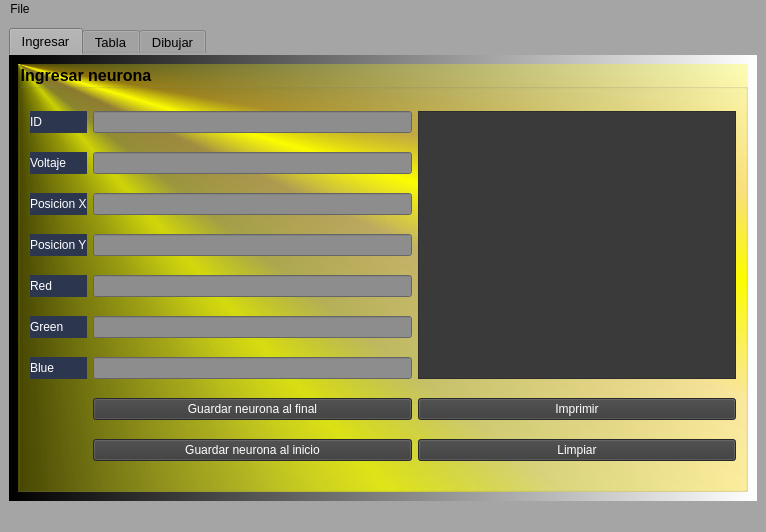
<?xml version="1.0" encoding="UTF-8"?>
<ui version="4.0">
 <class>MainWindow</class>
 <widget class="QMainWindow" name="MainWindow">
  <property name="geometry">
   <rect>
    <x>0</x>
    <y>0</y>
    <width>766</width>
    <height>532</height>
   </rect>
  </property>
  <property name="windowTitle">
   <string>MainWindow</string>
  </property>
  <property name="styleSheet">
   <string notr="true">background-color: rgb(165, 165, 165);
gridline-color: rgb(0, 0, 0);
border-bottom-color: rgb(0, 0, 0);
alternate-background-color: rgb(0, 0, 0);
color: rgb(0, 0, 0);</string>
  </property>
  <property name="toolButtonStyle">
   <enum>Qt::ToolButtonIconOnly</enum>
  </property>
  <widget class="QWidget" name="centralwidget">
   <property name="styleSheet">
    <string notr="true">border-bottom-color: rgb(0, 0, 0);</string>
   </property>
   <layout class="QGridLayout" name="gridLayout">
    <item row="0" column="0">
     <widget class="QTabWidget" name="table_widget">
      <property name="font">
       <font>
        <pointsize>10</pointsize>
       </font>
      </property>
      <property name="toolTip">
       <string>&lt;html&gt;&lt;head/&gt;&lt;body&gt;&lt;p&gt;Ingresar&lt;/p&gt;&lt;/body&gt;&lt;/html&gt;</string>
      </property>
      <property name="styleSheet">
       <string notr="true">color: rgb(0, 0, 0);
gridline-color: rgb(0, 0, 0);
border-color: rgb(0, 0, 0);
alternate-background-color: rgb(0, 0, 0);
border-bottom-color: rgb(0, 0, 0);</string>
      </property>
      <property name="currentIndex">
       <number>0</number>
      </property>
      <widget class="QWidget" name="Ingresar">
       <property name="enabled">
        <bool>true</bool>
       </property>
       <property name="tabletTracking">
        <bool>false</bool>
       </property>
       <property name="acceptDrops">
        <bool>false</bool>
       </property>
       <property name="whatsThis">
        <string>&lt;html&gt;&lt;head/&gt;&lt;body&gt;&lt;p&gt;Ingresar&lt;/p&gt;&lt;/body&gt;&lt;/html&gt;</string>
       </property>
       <property name="accessibleName">
        <string/>
       </property>
       <property name="accessibleDescription">
        <string/>
       </property>
       <property name="autoFillBackground">
        <bool>false</bool>
       </property>
       <property name="styleSheet">
        <string notr="true">background-color: qlineargradient(spread:pad, x1:0, y1:0, x2:1, y2:0, stop:0 rgba(0, 0, 0, 255), stop:1 rgba(255, 255, 255, 255));
gridline-color: rgb(0, 0, 0);
border-bottom-color: rgb(0, 0, 0);</string>
       </property>
       <attribute name="title">
        <string>Ingresar</string>
       </attribute>
       <layout class="QGridLayout" name="gridLayout_3">
        <item row="0" column="0">
         <widget class="QGroupBox" name="groupBox_Neurona_agregar">
          <property name="font">
           <font>
            <pointsize>12</pointsize>
            <bold>true</bold>
           </font>
          </property>
          <property name="styleSheet">
           <string notr="true">color: rgb(0, 0, 0);
background-color: qconicalgradient(cx:0, cy:0, angle:135, stop:0 rgba(255, 255, 0, 69), stop:0.375 rgba(255, 255, 0, 69), stop:0.423533 rgba(251, 255, 0, 145), stop:0.45 rgba(247, 255, 0, 208), stop:0.477581 rgba(255, 244, 71, 130), stop:0.518717 rgba(255, 218, 71, 130), stop:0.55 rgba(255, 255, 0, 255), stop:0.57754 rgba(255, 203, 0, 130), stop:0.625 rgba(255, 255, 0, 69), stop:1 rgba(255, 255, 0, 69));</string>
          </property>
          <property name="title">
           <string>Ingresar neurona</string>
          </property>
          <layout class="QGridLayout" name="gridLayout_4">
           <item row="0" column="0">
            <widget class="QLabel" name="label_ID">
             <property name="styleSheet">
              <string notr="true">color: rgb(0, 0, 0);
background-color: rgb(44, 55, 79);</string>
             </property>
             <property name="text">
              <string>&lt;html&gt;&lt;head/&gt;&lt;body&gt;&lt;p&gt;&lt;span style=&quot; color:#ffffff;&quot;&gt;ID&lt;/span&gt;&lt;/p&gt;&lt;/body&gt;&lt;/html&gt;</string>
             </property>
            </widget>
           </item>
           <item row="0" column="1">
            <widget class="QLineEdit" name="leID">
             <property name="styleSheet">
              <string notr="true">color: rgb(255, 255, 255);
border-bottom-color: rgb(0, 0, 0);
background-color: rgb(141, 141, 141);</string>
             </property>
            </widget>
           </item>
           <item row="1" column="0">
            <widget class="QLabel" name="label_Voltaje">
             <property name="styleSheet">
              <string notr="true">background-color: rgb(44, 55, 79);</string>
             </property>
             <property name="text">
              <string>&lt;html&gt;&lt;head/&gt;&lt;body&gt;&lt;p&gt;&lt;span style=&quot; color:#ffffff;&quot;&gt;Voltaje&lt;/span&gt;&lt;/p&gt;&lt;/body&gt;&lt;/html&gt;</string>
             </property>
            </widget>
           </item>
           <item row="1" column="1">
            <widget class="QLineEdit" name="levoltaje">
             <property name="styleSheet">
              <string notr="true">color: rgb(255, 255, 255);
background-color: rgb(141, 141, 141);</string>
             </property>
            </widget>
           </item>
           <item row="2" column="0">
            <widget class="QLabel" name="label_X">
             <property name="styleSheet">
              <string notr="true">background-color: rgb(44, 55, 79);</string>
             </property>
             <property name="text">
              <string>&lt;html&gt;&lt;head/&gt;&lt;body&gt;&lt;p&gt;&lt;span style=&quot; color:#ffffff;&quot;&gt;Posicion X&lt;/span&gt;&lt;/p&gt;&lt;/body&gt;&lt;/html&gt;</string>
             </property>
            </widget>
           </item>
           <item row="2" column="1">
            <widget class="QLineEdit" name="leX">
             <property name="styleSheet">
              <string notr="true">color: rgb(255, 255, 255);
background-color: rgb(141, 141, 141);</string>
             </property>
            </widget>
           </item>
           <item row="3" column="0">
            <widget class="QLabel" name="label_Y">
             <property name="styleSheet">
              <string notr="true">background-color: rgb(44, 55, 79);</string>
             </property>
             <property name="text">
              <string>&lt;html&gt;&lt;head/&gt;&lt;body&gt;&lt;p&gt;&lt;span style=&quot; color:#ffffff;&quot;&gt;Posicion Y&lt;/span&gt;&lt;/p&gt;&lt;/body&gt;&lt;/html&gt;</string>
             </property>
            </widget>
           </item>
           <item row="3" column="1">
            <widget class="QLineEdit" name="leY">
             <property name="styleSheet">
              <string notr="true">color: rgb(255, 255, 255);
background-color: rgb(141, 141, 141);</string>
             </property>
            </widget>
           </item>
           <item row="4" column="0">
            <widget class="QLabel" name="label_Red">
             <property name="styleSheet">
              <string notr="true">background-color: rgb(44, 55, 79);</string>
             </property>
             <property name="text">
              <string>&lt;html&gt;&lt;head/&gt;&lt;body&gt;&lt;p&gt;&lt;span style=&quot; color:#ffffff;&quot;&gt;Red &lt;/span&gt;&lt;/p&gt;&lt;/body&gt;&lt;/html&gt;</string>
             </property>
            </widget>
           </item>
           <item row="4" column="1">
            <widget class="QLineEdit" name="leRed">
             <property name="styleSheet">
              <string notr="true">color: rgb(255, 255, 255);
background-color: rgb(141, 141, 141);</string>
             </property>
            </widget>
           </item>
           <item row="5" column="0">
            <widget class="QLabel" name="label_Green">
             <property name="styleSheet">
              <string notr="true">background-color: rgb(44, 55, 79);</string>
             </property>
             <property name="text">
              <string>&lt;html&gt;&lt;head/&gt;&lt;body&gt;&lt;p&gt;&lt;span style=&quot; color:#ffffff;&quot;&gt;Green&lt;/span&gt;&lt;/p&gt;&lt;/body&gt;&lt;/html&gt;</string>
             </property>
            </widget>
           </item>
           <item row="5" column="1">
            <widget class="QLineEdit" name="leGreen">
             <property name="styleSheet">
              <string notr="true">color: rgb(255, 255, 255);
background-color: rgb(141, 141, 141);</string>
             </property>
            </widget>
           </item>
           <item row="6" column="0">
            <widget class="QLabel" name="label_Blue">
             <property name="styleSheet">
              <string notr="true">background-color: rgb(44, 55, 79);</string>
             </property>
             <property name="text">
              <string>&lt;html&gt;&lt;head/&gt;&lt;body&gt;&lt;p&gt;&lt;span style=&quot; color:#ffffff;&quot;&gt;Blue&lt;/span&gt;&lt;/p&gt;&lt;/body&gt;&lt;/html&gt;</string>
             </property>
            </widget>
           </item>
           <item row="6" column="1">
            <widget class="QLineEdit" name="leBlue">
             <property name="styleSheet">
              <string notr="true">color: rgb(255, 255, 255);
background-color: rgb(141, 141, 141);</string>
             </property>
            </widget>
           </item>
           <item row="7" column="1">
            <widget class="QPushButton" name="pushButton_guardar_Final">
             <property name="palette">
              <palette>
               <active>
                <colorrole role="WindowText">
                 <brush brushstyle="SolidPattern">
                  <color alpha="255">
                   <red>255</red>
                   <green>255</green>
                   <blue>255</blue>
                  </color>
                 </brush>
                </colorrole>
                <colorrole role="Button">
                 <brush brushstyle="SolidPattern">
                  <color alpha="255">
                   <red>58</red>
                   <green>58</green>
                   <blue>58</blue>
                  </color>
                 </brush>
                </colorrole>
                <colorrole role="Text">
                 <brush brushstyle="SolidPattern">
                  <color alpha="255">
                   <red>255</red>
                   <green>255</green>
                   <blue>255</blue>
                  </color>
                 </brush>
                </colorrole>
                <colorrole role="ButtonText">
                 <brush brushstyle="SolidPattern">
                  <color alpha="255">
                   <red>255</red>
                   <green>255</green>
                   <blue>255</blue>
                  </color>
                 </brush>
                </colorrole>
                <colorrole role="Base">
                 <brush brushstyle="SolidPattern">
                  <color alpha="255">
                   <red>58</red>
                   <green>58</green>
                   <blue>58</blue>
                  </color>
                 </brush>
                </colorrole>
                <colorrole role="Window">
                 <brush brushstyle="SolidPattern">
                  <color alpha="255">
                   <red>58</red>
                   <green>58</green>
                   <blue>58</blue>
                  </color>
                 </brush>
                </colorrole>
                <colorrole role="AlternateBase">
                 <brush brushstyle="SolidPattern">
                  <color alpha="255">
                   <red>0</red>
                   <green>0</green>
                   <blue>0</blue>
                  </color>
                 </brush>
                </colorrole>
                <colorrole role="PlaceholderText">
                 <brush brushstyle="SolidPattern">
                  <color alpha="128">
                   <red>255</red>
                   <green>255</green>
                   <blue>255</blue>
                  </color>
                 </brush>
                </colorrole>
               </active>
               <inactive>
                <colorrole role="WindowText">
                 <brush brushstyle="SolidPattern">
                  <color alpha="255">
                   <red>255</red>
                   <green>255</green>
                   <blue>255</blue>
                  </color>
                 </brush>
                </colorrole>
                <colorrole role="Button">
                 <brush brushstyle="SolidPattern">
                  <color alpha="255">
                   <red>58</red>
                   <green>58</green>
                   <blue>58</blue>
                  </color>
                 </brush>
                </colorrole>
                <colorrole role="Text">
                 <brush brushstyle="SolidPattern">
                  <color alpha="255">
                   <red>255</red>
                   <green>255</green>
                   <blue>255</blue>
                  </color>
                 </brush>
                </colorrole>
                <colorrole role="ButtonText">
                 <brush brushstyle="SolidPattern">
                  <color alpha="255">
                   <red>255</red>
                   <green>255</green>
                   <blue>255</blue>
                  </color>
                 </brush>
                </colorrole>
                <colorrole role="Base">
                 <brush brushstyle="SolidPattern">
                  <color alpha="255">
                   <red>58</red>
                   <green>58</green>
                   <blue>58</blue>
                  </color>
                 </brush>
                </colorrole>
                <colorrole role="Window">
                 <brush brushstyle="SolidPattern">
                  <color alpha="255">
                   <red>58</red>
                   <green>58</green>
                   <blue>58</blue>
                  </color>
                 </brush>
                </colorrole>
                <colorrole role="AlternateBase">
                 <brush brushstyle="SolidPattern">
                  <color alpha="255">
                   <red>0</red>
                   <green>0</green>
                   <blue>0</blue>
                  </color>
                 </brush>
                </colorrole>
                <colorrole role="PlaceholderText">
                 <brush brushstyle="SolidPattern">
                  <color alpha="128">
                   <red>255</red>
                   <green>255</green>
                   <blue>255</blue>
                  </color>
                 </brush>
                </colorrole>
               </inactive>
               <disabled>
                <colorrole role="WindowText">
                 <brush brushstyle="SolidPattern">
                  <color alpha="255">
                   <red>255</red>
                   <green>255</green>
                   <blue>255</blue>
                  </color>
                 </brush>
                </colorrole>
                <colorrole role="Button">
                 <brush brushstyle="SolidPattern">
                  <color alpha="255">
                   <red>58</red>
                   <green>58</green>
                   <blue>58</blue>
                  </color>
                 </brush>
                </colorrole>
                <colorrole role="Text">
                 <brush brushstyle="SolidPattern">
                  <color alpha="255">
                   <red>255</red>
                   <green>255</green>
                   <blue>255</blue>
                  </color>
                 </brush>
                </colorrole>
                <colorrole role="ButtonText">
                 <brush brushstyle="SolidPattern">
                  <color alpha="255">
                   <red>255</red>
                   <green>255</green>
                   <blue>255</blue>
                  </color>
                 </brush>
                </colorrole>
                <colorrole role="Base">
                 <brush brushstyle="SolidPattern">
                  <color alpha="255">
                   <red>58</red>
                   <green>58</green>
                   <blue>58</blue>
                  </color>
                 </brush>
                </colorrole>
                <colorrole role="Window">
                 <brush brushstyle="SolidPattern">
                  <color alpha="255">
                   <red>58</red>
                   <green>58</green>
                   <blue>58</blue>
                  </color>
                 </brush>
                </colorrole>
                <colorrole role="AlternateBase">
                 <brush brushstyle="SolidPattern">
                  <color alpha="255">
                   <red>0</red>
                   <green>0</green>
                   <blue>0</blue>
                  </color>
                 </brush>
                </colorrole>
                <colorrole role="PlaceholderText">
                 <brush brushstyle="SolidPattern">
                  <color alpha="128">
                   <red>255</red>
                   <green>255</green>
                   <blue>255</blue>
                  </color>
                 </brush>
                </colorrole>
               </disabled>
              </palette>
             </property>
             <property name="mouseTracking">
              <bool>false</bool>
             </property>
             <property name="styleSheet">
              <string notr="true">color: rgb(255, 255, 255);
background-color: rgb(58, 58, 58);
border-color: rgb(255, 255, 255);</string>
             </property>
             <property name="text">
              <string>Guardar neurona al final</string>
             </property>
             <property name="checkable">
              <bool>false</bool>
             </property>
            </widget>
           </item>
           <item row="7" column="2">
            <widget class="QPushButton" name="pushButton_Imprimir">
             <property name="styleSheet">
              <string notr="true">color: rgb(255, 255, 255);
background-color: rgb(58, 58, 58);
border-color: rgb(255, 255, 255);</string>
             </property>
             <property name="text">
              <string>Imprimir</string>
             </property>
            </widget>
           </item>
           <item row="8" column="1">
            <widget class="QPushButton" name="pushButton_guardar_Inicio">
             <property name="styleSheet">
              <string notr="true">color: rgb(255, 255, 255);
background-color: rgb(58, 58, 58);
border-color: rgb(255, 255, 255);</string>
             </property>
             <property name="text">
              <string>Guardar neurona al inicio</string>
             </property>
            </widget>
           </item>
           <item row="8" column="2">
            <widget class="QPushButton" name="pushButton">
             <property name="styleSheet">
              <string notr="true">color: rgb(255, 255, 255);
background-color: rgb(58, 58, 58);</string>
             </property>
             <property name="text">
              <string>Limpiar</string>
             </property>
            </widget>
           </item>
           <item row="0" column="2" rowspan="7">
            <widget class="QPlainTextEdit" name="plainTextEdit_imprimir">
             <property name="styleSheet">
              <string notr="true">color: rgb(255, 255, 255);
background-color: rgb(58, 58, 58);</string>
             </property>
            </widget>
           </item>
          </layout>
         </widget>
        </item>
       </layout>
      </widget>
      <widget class="QWidget" name="Imprimir">
       <property name="styleSheet">
        <string notr="true">background-color: qlineargradient(spread:pad, x1:0, y1:0, x2:1, y2:0, stop:0 rgba(0, 0, 0, 255), stop:1 rgba(255, 255, 255, 255));</string>
       </property>
       <attribute name="title">
        <string>Tabla</string>
       </attribute>
       <layout class="QGridLayout" name="gridLayout_2">
        <item row="0" column="0">
         <widget class="QGroupBox" name="groupBox">
          <property name="font">
           <font>
            <pointsize>12</pointsize>
            <bold>true</bold>
           </font>
          </property>
          <property name="styleSheet">
           <string notr="true">background-color: qconicalgradient(cx:0, cy:0, angle:135, stop:0 rgba(255, 255, 0, 69), stop:0.375 rgba(255, 255, 0, 69), stop:0.423533 rgba(251, 255, 0, 145), stop:0.45 rgba(247, 255, 0, 208), stop:0.477581 rgba(255, 244, 71, 130), stop:0.518717 rgba(255, 218, 71, 130), stop:0.55 rgba(255, 255, 0, 255), stop:0.57754 rgba(255, 203, 0, 130), stop:0.625 rgba(255, 255, 0, 69), stop:1 rgba(255, 255, 0, 69));
color: rgb(0, 0, 0);</string>
          </property>
          <property name="title">
           <string>Mostrar Tabla</string>
          </property>
          <layout class="QGridLayout" name="gridLayout_5">
           <item row="0" column="0">
            <widget class="QPushButton" name="pushButton_mostrar_tabla">
             <property name="styleSheet">
              <string notr="true">color: rgb(255, 255, 255);
background-color: rgb(141, 141, 141);</string>
             </property>
             <property name="text">
              <string>Mostrar tabla</string>
             </property>
            </widget>
           </item>
           <item row="0" column="1">
            <widget class="QPushButton" name="pushButton_ordenar">
             <property name="styleSheet">
              <string notr="true">color: rgb(255, 255, 255);
background-color: rgb(141, 141, 141);</string>
             </property>
             <property name="text">
              <string>Ordenar</string>
             </property>
            </widget>
           </item>
           <item row="1" column="0">
            <widget class="QLineEdit" name="leneurona">
             <property name="styleSheet">
              <string notr="true">color: rgb(255, 255, 255);
background-color: qlineargradient(spread:pad, x1:0, y1:0.858, x2:0.981, y2:0.898, stop:0 rgba(0, 0, 122, 255), stop:1 rgba(255, 255, 255, 255));</string>
             </property>
             <property name="text">
              <string>Ingrese el ID de la neurona a buscar</string>
             </property>
            </widget>
           </item>
           <item row="2" column="0">
            <widget class="QPushButton" name="pushButton_buscar_neurona">
             <property name="styleSheet">
              <string notr="true">color: rgb(255, 255, 255);
background-color: rgb(141, 141, 141);</string>
             </property>
             <property name="text">
              <string>Buscar</string>
             </property>
            </widget>
           </item>
           <item row="2" column="1">
            <widget class="QPushButton" name="pushButton_limpiar_tabla">
             <property name="styleSheet">
              <string notr="true">color: rgb(255, 255, 255);
background-color: rgb(141, 141, 141);</string>
             </property>
             <property name="text">
              <string>Limpiar</string>
             </property>
            </widget>
           </item>
           <item row="3" column="0" colspan="2">
            <widget class="QTableWidget" name="table_neurona">
             <property name="styleSheet">
              <string notr="true">background-color: qlineargradient(spread:pad, x1:1, y1:1, x2:0, y2:0, stop:0.0328638 rgba(0, 0, 0, 255), stop:1 rgba(255, 255, 255, 255));
font: 700 10pt &quot;Segoe UI&quot;;
gridline-color: rgb(0, 0, 0);
color: rgb(0, 0, 0);</string>
             </property>
            </widget>
           </item>
          </layout>
         </widget>
        </item>
       </layout>
      </widget>
      <widget class="QWidget" name="Dibujar">
       <property name="styleSheet">
        <string notr="true">background-color: qlineargradient(spread:pad, x1:0, y1:0, x2:1, y2:0, stop:0 rgba(0, 0, 0, 255), stop:1 rgba(255, 255, 255, 255));</string>
       </property>
       <attribute name="title">
        <string>Dibujar</string>
       </attribute>
       <layout class="QGridLayout" name="gridLayout_6">
        <item row="0" column="0">
         <widget class="QGroupBox" name="groupBox_2">
          <property name="font">
           <font>
            <pointsize>12</pointsize>
            <bold>true</bold>
           </font>
          </property>
          <property name="styleSheet">
           <string notr="true">background-color: qconicalgradient(cx:0, cy:0, angle:135, stop:0 rgba(255, 255, 0, 69), stop:0.375 rgba(255, 255, 0, 69), stop:0.423533 rgba(251, 255, 0, 145), stop:0.45 rgba(247, 255, 0, 208), stop:0.477581 rgba(255, 244, 71, 130), stop:0.518717 rgba(255, 218, 71, 130), stop:0.55 rgba(255, 255, 0, 255), stop:0.57754 rgba(255, 203, 0, 130), stop:0.625 rgba(255, 255, 0, 69), stop:1 rgba(255, 255, 0, 69));
color: rgb(0, 0, 0);</string>
          </property>
          <property name="title">
           <string>Dibujar</string>
          </property>
          <layout class="QGridLayout" name="gridLayout_7">
           <item row="0" column="0">
            <widget class="QPushButton" name="pushButton_Dibujar">
             <property name="styleSheet">
              <string notr="true">color: rgb(255, 255, 255);
background-color: rgb(58, 58, 58);
border-color: rgb(255, 255, 255);</string>
             </property>
             <property name="text">
              <string>Dibujar</string>
             </property>
            </widget>
           </item>
           <item row="0" column="1">
            <widget class="QPushButton" name="pushButton_Limpiar_2">
             <property name="styleSheet">
              <string notr="true">color: rgb(255, 255, 255);
background-color: rgb(58, 58, 58);
border-color: rgb(255, 255, 255);</string>
             </property>
             <property name="text">
              <string>Limpiar</string>
             </property>
            </widget>
           </item>
           <item row="1" column="0" colspan="2">
            <widget class="QGraphicsView" name="graphicsView">
             <property name="styleSheet">
              <string notr="true">background-color: rgb(255, 255, 255);</string>
             </property>
            </widget>
           </item>
          </layout>
         </widget>
        </item>
       </layout>
      </widget>
     </widget>
    </item>
   </layout>
  </widget>
  <widget class="QMenuBar" name="menubar">
   <property name="geometry">
    <rect>
     <x>0</x>
     <y>0</y>
     <width>766</width>
     <height>21</height>
    </rect>
   </property>
   <widget class="QMenu" name="menuFile">
    <property name="title">
     <string>File</string>
    </property>
    <addaction name="separator"/>
    <addaction name="actionGuardar"/>
    <addaction name="actionAbrir"/>
   </widget>
   <addaction name="menuFile"/>
  </widget>
  <widget class="QStatusBar" name="statusbar"/>
  <action name="actionAbrir">
   <property name="enabled">
    <bool>true</bool>
   </property>
   <property name="text">
    <string>Abrir</string>
   </property>
   <property name="toolTip">
    <string>Abrir</string>
   </property>
   <property name="font">
    <font>
     <pointsize>10</pointsize>
    </font>
   </property>
  </action>
  <action name="actionGuardar">
   <property name="text">
    <string>Guardar</string>
   </property>
   <property name="font">
    <font>
     <pointsize>10</pointsize>
    </font>
   </property>
  </action>
 </widget>
 <resources/>
 <connections/>
</ui>
